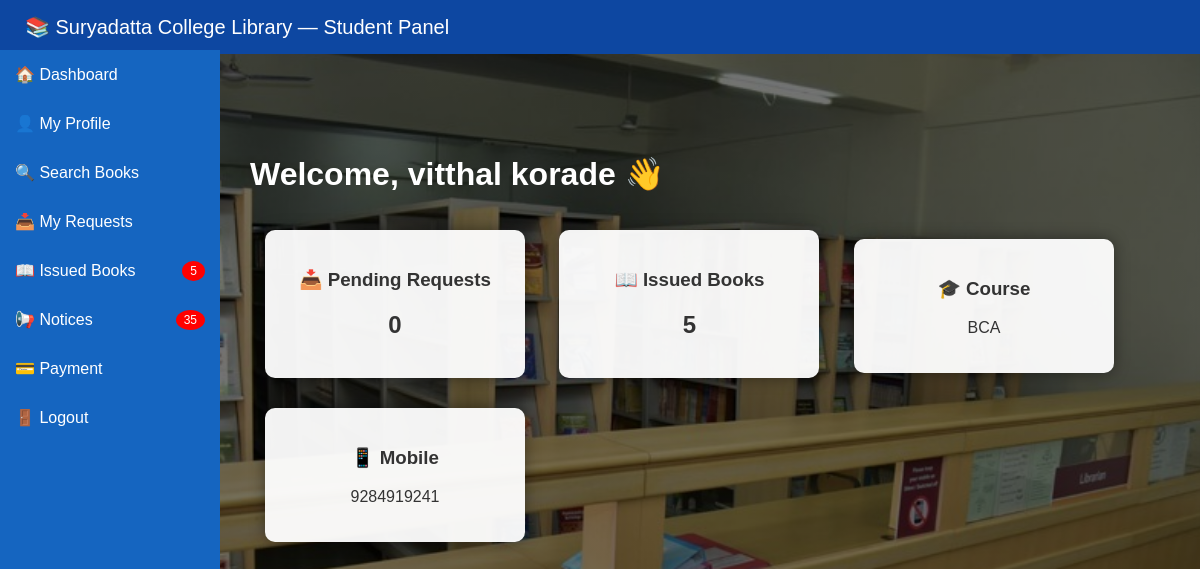
/dashboard.php (signed in), run on the app's committed database.
### tables this page shows
CREATE TABLE `students` (
  `student_id` int(11) NOT NULL,
  `student_name` varchar(100) NOT NULL,
  `email` varchar(100) NOT NULL,
  `password` varchar(100) NOT NULL,
  `course` varchar(100) NOT NULL,
  `mobile` varchar(15) NOT NULL
);

### dashboard.php (the view, shortened to what this page needs)
<?php
include '../db.php';
$id = $_SESSION['student_id'];
$q1 = mysqli_query($conn,
"SELECT * FROM students WHERE student_id='$id'");
$data = mysqli_fetch_assoc($q1);
$q2 = mysqli_query($conn,
"SELECT * FROM book_requests
 WHERE student_id='$id' AND status='Pending'");
$req = $q2 ? mysqli_num_rows($q2) : 0;
$q3 = mysqli_query($conn,
"SELECT * FROM issued_books
 WHERE student_id='$id' AND return_date IS NULL");
$iss = $q3 ? mysqli_num_rows($q3) : 0;
$noti = 0;
$qn = mysqli_query($conn,
"SELECT COUNT(*) as total
 FROM notifications
 WHERE student_id='$id' AND is_read=0");
if($qn){
 $noti = mysqli_fetch_assoc($qn)['total'];
}
?>
<!DOCTYPE html>
<html>
<head>
</head>
<body>
<div class="header">
📚 Suryadatta College Library — Student Panel
</div>
<div class="sidebar">
<a href="dashboard.php">🏠 Dashboard</a>
<a href="profile.php">👤 My Profile</a>
<a href="search_books.php">🔍 Search Books</a>
<a href="my_requests.php">
📥 My Requests
</a>
<a href="issued_books.php">
📖 Issued Books
<?php if($iss > 0){ echo "<span class='badge'>$iss</span>"; } ?>
</a>
<a href="notices.php">
📢 Notices
<?php if($noti > 0){ echo "<span class='badge'>$noti</span>"; } ?>
</a>
<a href="payment.php">💳 Payment</a>
<a href="logout.php">🚪 Logout</a>
</div>
<div class="main">
<h1>Welcome, <?php echo htmlspecialchars($data['student_name']); ?> 👋</h1>
<div class="card">
<h3>📥 Pending Requests</h3>
<h2><?php echo $req; ?></h2>
</div>
<div class="card">
<h3>📖 Issued Books</h3>
<h2><?php echo $iss; ?></h2>
</div>
<div class="card">
<h3>🎓 Course</h3>
<p><?php echo htmlspecialchars($data['course']); ?></p>
</div>
<div class="card">
<h3>📱 Mobile</h3>
<p><?php echo htmlspecialchars($data['mobile']); ?></p>
</div>
</div>
</body>
</html>

### dashboard.php (style rules this page uses)
body { margin:0; font-family:Arial; background: linear-gradient(rgba(0,0,0,0.55), rgba(0,0,0,0.55)), url('../images/Library%20collage.jpg'); background-size: cover; background-position: center; background-attachment: fixed; color:white; }
.header { background:#0d47a1; color:white; padding:15px 25px; font-size:20px; }
.sidebar { width:220px; height:100vh; background:#1565c0; color:white; position:fixed; top:50px; }
.sidebar a { display:block; padding:15px; color:white; text-decoration:none; position:relative; }
.badge { position:absolute; right:15px; top:15px; background:red; color:white; padding:3px 8px; border-radius:50%; font-size:12px; }
.main { margin-left:220px; margin-top:50px; padding:30px; }
.card { background:rgba(255,255,255,0.95); color:#333; padding:20px; margin:15px; border-radius:10px; box-shadow:0 0 15px rgba(0,0,0,0.4); display:inline-block; width:220px; text-align:center; }

### data on the page
students: student_name "vitthal korade", course "BCA", mobile "9284919241"

### other printed values
$iss "5"
$noti "35"
$req "0"
